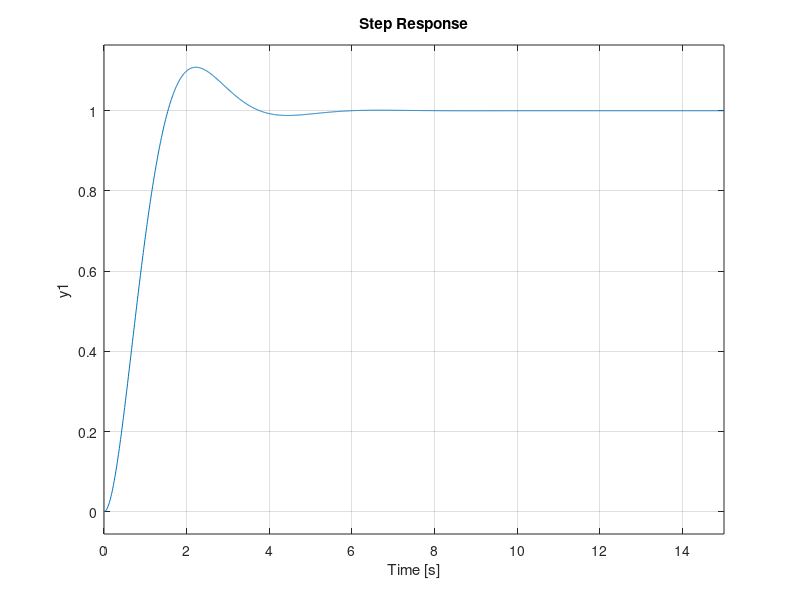

Write MATLAB code to recreate this figure.
% A simulação da resposta a uma entrada em degrau unitário é feita pela 
% função  step, como em:

function step_sys()

A = [0 1; -3 -2];
B = [0; 3];
C = [1 0];
D = [0];

sys = ss(A,B,C,D);

step(sys);
% Guarda as informacoes de deslocamento em y
% Guarda as informacoes de tempo em t
[y t] = step(sys, 10);

t = 0:0.01:15;
step(sys, t)

end